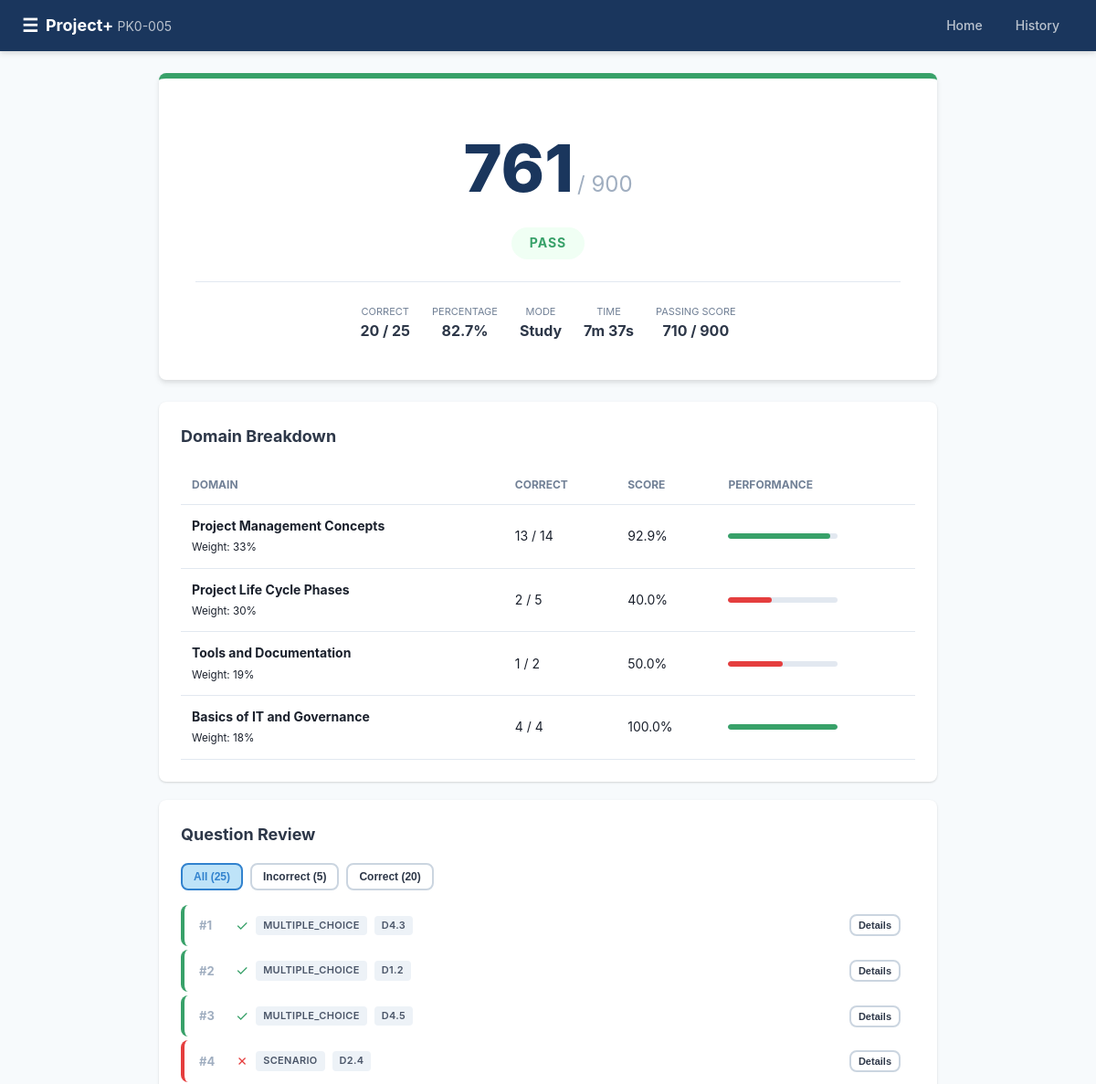
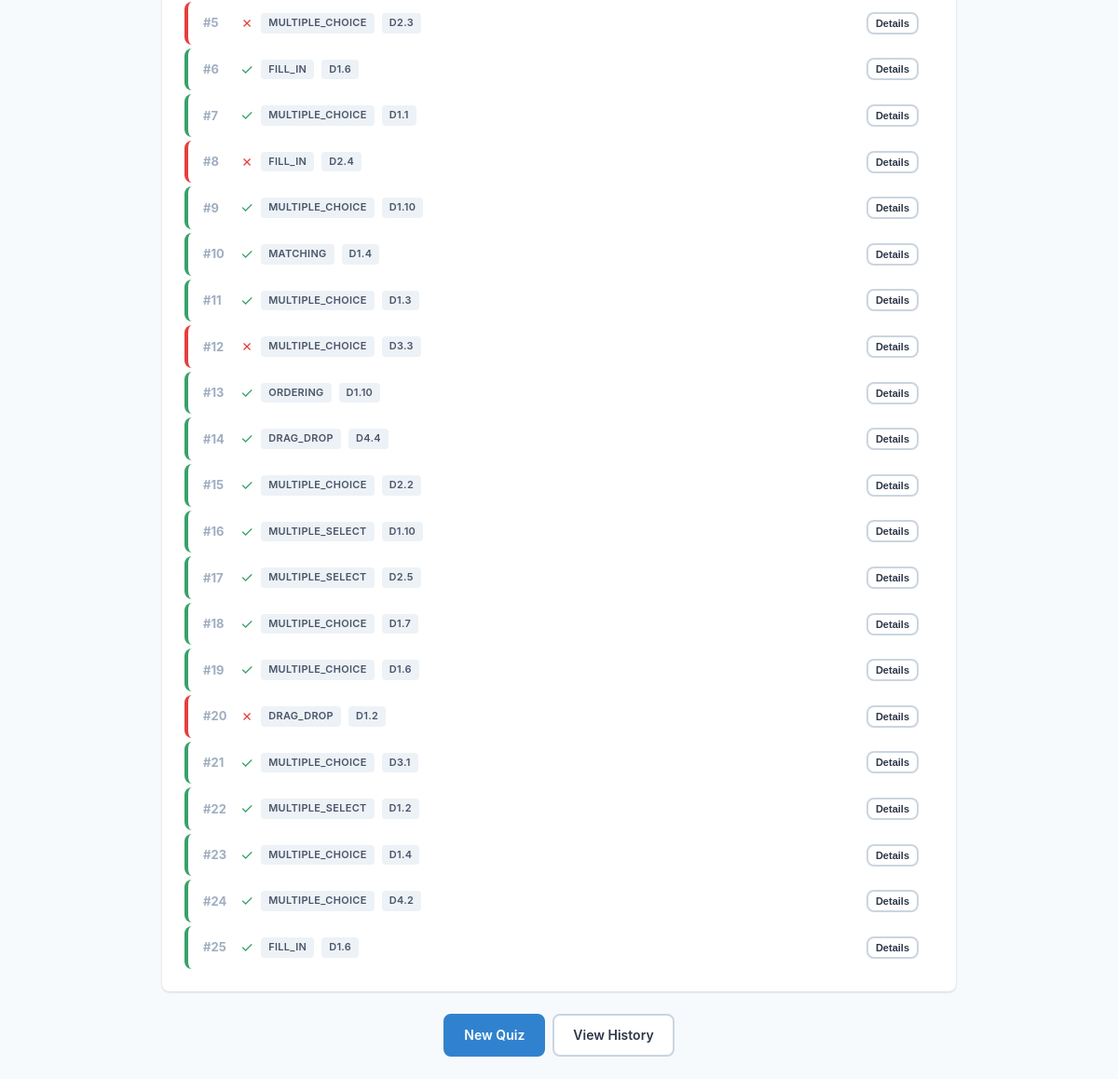
The page /results/613a6c7d on the database its author committed (2 pictures, top to bottom).
### tables this page shows
CREATE TABLE quiz_sessions (
            id TEXT PRIMARY KEY,
            mode TEXT NOT NULL CHECK(mode IN ('study', 'exam')),
            bank_ids TEXT NOT NULL,
            started_at TEXT NOT NULL,
            completed_at TEXT,
            time_spent_seconds INTEGER DEFAULT 0,
            total_questions INTEGER NOT NULL,
            correct_count INTEGER DEFAULT 0,
            score_percentage REAL DEFAULT 0,
            scaled_score INTEGER DEFAULT 0,
            passed INTEGER DEFAULT 0,
            config_json TEXT
        );

CREATE TABLE question_responses (
            id INTEGER PRIMARY KEY AUTOINCREMENT,
            session_id TEXT NOT NULL,
            question_id TEXT NOT NULL,
            question_type TEXT NOT NULL,
            domain TEXT,
            objective TEXT,
            user_answer TEXT,
            correct_answer TEXT,
            is_correct INTEGER NOT NULL DEFAULT 0,
            partial_score REAL DEFAULT 0,
            time_spent_seconds INTEGER DEFAULT 0,
            FOREIGN KEY (session_id) REFERENCES quiz_sessions(id) ON DELETE CASCADE
        );

### app.py (the view)
@app.route("/results/<session_id>")
def results_page(session_id):
    session = db.get_session(session_id)
    if not session:
        return redirect(url_for("index"))
    responses = db.get_session_responses(session_id)
    domains = db.get_domain_breakdown(session_id)
    return render_template(
        "results.html",
        session=session,
        responses=responses,
        domains=domains,
        domain_weights=DOMAIN_WEIGHTS,
        passing_score=PASSING_SCORE,
    )

### database.py (called while the page is built)
def get_connection():
    os.makedirs(os.path.dirname(DATABASE_PATH), exist_ok=True)
    conn = sqlite3.connect(DATABASE_PATH)
    conn.row_factory = sqlite3.Row
    conn.execute("PRAGMA journal_mode=WAL")
    conn.execute("PRAGMA foreign_keys=ON")
    return conn

def get_session(session_id):
    conn = get_connection()
    row = conn.execute(
        "SELECT * FROM quiz_sessions WHERE id = ?", (session_id,)
    ).fetchone()
    conn.close()
    if row:
        return dict(row)
    return None

def get_session_responses(session_id):
    conn = get_connection()
    rows = conn.execute(
        "SELECT * FROM question_responses WHERE session_id = ? ORDER BY id",
        (session_id,),
    ).fetchall()
    conn.close()
    return [dict(r) for r in rows]

def get_domain_breakdown(session_id):
    conn = get_connection()
    rows = conn.execute(
        """SELECT
               domain,
               COUNT(*) as total,
               SUM(is_correct) as correct,
               ROUND(AVG(is_correct) * 100, 1) as pct
           FROM question_responses
           WHERE session_id = ? AND domain IS NOT NULL
           GROUP BY domain
           ORDER BY domain""",
        (session_id,),
    ).fetchall()
    conn.close()
    return [dict(r) for r in rows]

### templates/results.html (shortened to what this page needs)
{% extends "base.html" %}
{% block content %}
<div class="results-container">
    <section class="score-card {% if session.passed %}passed{% else %}failed{% endif %}">
        <div class="score-main">
            <div class="score-number">{{ session.scaled_score }}</div>
            <div class="score-max">/ 900</div>
        </div>
        <div class="score-status">
            {% if session.passed %}
            <span class="status-badge pass">PASS</span>
            {% else %}
            <span class="status-badge fail">NOT YET PASSING</span>
            {% endif %}
        </div>
        <div class="score-details">
            <div class="score-detail">
                <span class="detail-label">Correct</span>
                <span class="detail-value">{{ session.correct_count }} / {{ session.total_questions }}</span>
            </div>
            <div class="score-detail">
                <span class="detail-label">Percentage</span>
                <span class="detail-value">{{ "%.1f"|format(session.score_percentage) }}%</span>
            </div>
            <div class="score-detail">
                <span class="detail-label">Mode</span>
                <span class="detail-value">{{ session.mode|capitalize }}</span>
            </div>
            <div class="score-detail">
                <span class="detail-label">Time</span>
                <span class="detail-value">
                    {% set mins = (session.time_spent_seconds or 0) // 60 %}
                    {% set secs = (session.time_spent_seconds or 0) % 60 %}
                    {{ mins }}m {{ secs }}s
                </span>
            </div>
            <div class="score-detail">
                <span class="detail-label">Passing Score</span>
                <span class="detail-value">{{ passing_score }} / 900</span>
            </div>
        </div>
    </section>
    <section class="card">
        <h2>Domain Breakdown</h2>
        <div class="domain-table">
            <table>
                <thead>
                    <tr>
                        <th>Domain</th>
                        <th>Correct</th>
                        <th>Score</th>
                        <th>Performance</th>
                    </tr>
                </thead>
                <tbody>
                    {% for d in domains %}
                    <tr>
                        <td>
                            <strong>{{ domain_weights.get(d.domain, {}).get('name', 'Domain ' + d.domain) }}</strong>
                            <br><small>Weight: {{ (domain_weights.get(d.domain, {}).get('weight', 0) * 100)|int }}%</small>
                        </td>
                        <td>{{ d.correct }} / {{ d.total }}</td>
                        <td>{{ d.pct }}%</td>
                        <td>
                            <div class="progress-bar sm">
                                <div class="progress-fill {% if d.pct >= 79 %}good{% elif d.pct >= 60 %}ok{% else %}poor{% endif %}"
                                     style="width: {{ d.pct }}%"></div>
                            </div>
                        </td>
                    </tr>
                    {% endfor %}
                </tbody>
            </table>
        </div>
    </section>
    <section class="card">
        <h2>Question Review</h2>
        <div class="review-filters">
            <button class="btn btn-sm btn-outline active" data-filter="all">All ({{ responses|length }})</button>
            <button class="btn btn-sm btn-outline" data-filter="incorrect">
                Incorrect ({{ responses|selectattr('is_correct', 'equalto', 0)|list|length }})
            </button>
            <button class="btn btn-sm btn-outline" data-filter="correct">
                Correct ({{ responses|selectattr('is_correct', 'equalto', 1)|list|length }})
            </button>
        </div>
        <div class="review-list" id="review-list">
            {% for r in responses %}
            <div class="review-item {% if r.is_correct %}correct{% else %}incorrect{% endif %}"
                 data-correct="{{ r.is_correct }}">
                <div class="review-header">
                    <span class="review-num">#{{ loop.index }}</span>
                    <span class="review-icon">{% if r.is_correct %}&#10003;{% else %}&#10007;{% endif %}</span>
                    <span class="review-type badge">{{ r.question_type }}</span>
                    {% if r.domain %}
                    <span class="review-domain badge">D{{ r.domain }}{% if r.objective %}.{{ r.objective.split('.')|last }}{% endif %}</span>
                    {% endif %}
                    <button class="btn btn-xs btn-outline review-toggle">Details</button>
                </div>
            </div>
            {% endfor %}
        </div>
    </section>
    <div class="results-actions">
        <a href="/" class="btn btn-primary">New Quiz</a>
        <a href="/history" class="btn btn-outline">View History</a>
    </div>
</div>
{% endblock %}

### rows shown on the page
quiz_sessions: scaled_score "761", correct_count "20", total_questions "25", score_percentage "82.7", mode "Study"
question_responses: question_type "MULTIPLE_CHOICE", domain "4", objective.split|last "3"
question_responses: question_type "MULTIPLE_CHOICE", domain "1", objective.split|last "2"
question_responses: question_type "MULTIPLE_CHOICE", domain "4", objective.split|last "5"
question_responses: question_type "SCENARIO", domain "2", objective.split|last "4"
question_responses: question_type "MULTIPLE_CHOICE", domain "2", objective.split|last "3"
question_responses: question_type "FILL_IN", domain "1", objective.split|last "6"
question_responses: question_type "MULTIPLE_CHOICE", domain "1", objective.split|last "1"
question_responses: question_type "FILL_IN", domain "2", objective.split|last "4"
question_responses: question_type "MULTIPLE_CHOICE", domain "1", objective.split|last "10"
question_responses: question_type "MATCHING", domain "1", objective.split|last "4"
question_responses: question_type "MULTIPLE_CHOICE", domain "1", objective.split|last "3"
question_responses: question_type "MULTIPLE_CHOICE", domain "3", objective.split|last "3"
question_responses: question_type "ORDERING", domain "1", objective.split|last "10"
question_responses: question_type "DRAG_DROP", domain "4", objective.split|last "4"
question_responses: question_type "MULTIPLE_CHOICE", domain "2", objective.split|last "2"
question_responses: question_type "MULTIPLE_SELECT", domain "1", objective.split|last "10"
question_responses: question_type "MULTIPLE_SELECT", domain "2", objective.split|last "5"
question_responses: question_type "MULTIPLE_CHOICE", domain "1", objective.split|last "7"
question_responses: question_type "MULTIPLE_CHOICE", domain "1", objective.split|last "6"
question_responses: question_type "DRAG_DROP", domain "1", objective.split|last "2"
question_responses: question_type "MULTIPLE_CHOICE", domain "3", objective.split|last "1"
question_responses: question_type "MULTIPLE_SELECT", domain "1", objective.split|last "2"
question_responses: question_type "MULTIPLE_CHOICE", domain "1", objective.split|last "4"
question_responses: question_type "MULTIPLE_CHOICE", domain "4", objective.split|last "2"
question_responses: question_type "FILL_IN", domain "1", objective.split|last "6"

### other values the page prints
{{ mins }} "7"
{{ secs }} "37"
{{ passing_score }} "710"
{{ domain_weights.get(d.domain, {}).get('name', 'Domain ' + d.domain) }} "Project Management Concepts" "Project Life Cycle Phases" "Tools and Documentation" "Basics of IT and Governance"
{{ (domain_weights.get(d.domain, {}).get('weight', 0) * 100)|int }} "33" "30" "19" "18"
{{ d.correct }} "13" "2" "1" "4"
{{ d.total }} "14" "5" "2" "4"
{{ d.pct }} "92.9" "40.0" "50.0" "100.0"
{{ responses|length }} "25"
{{ responses|selectattr('is_correct', 'equalto', 0)|list|length }} "5"
{{ responses|selectattr('is_correct', 'equalto', 1)|list|length }} "20"
